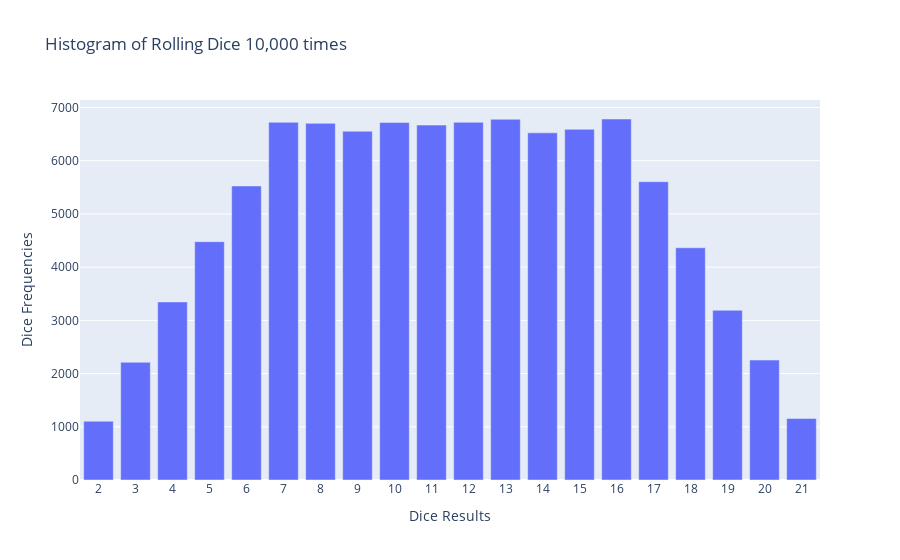

Here is the notebook cell this chart was saved with:
### Code cell
x_data=list(range(2, highest_result+1))
data=[Bar(x=x_data,y=frequencies)]

x_axis_config={"title":"Dice Results","dtick":1}
y_axis_config={"title":"Dice Frequencies"}
my_layout=Layout(title="Histogram of Rolling Dice 10,000 times",
                xaxis=x_axis_config,yaxis=y_axis_config)
offline.iplot({"data":data, "layout":my_layout},filename="Rolling dice.html")

### Figure 1 — Plotly figure (JSON) as saved in the notebook; plotly's stock layout.template omitted (floating-point values rounded to 4 significant figures)
{"data": [{"type": "bar", "x": [2, 3, 4, 5, 6, 7, 8, 9, 10, 11, 12, 13, 14, 15, 16, 17, 18, 19, 20, 21], "y": [1105, 2212, 3346, 4479, 5526, 6722, 6702, 6555, 6718, 6669, 6721, 6779, 6524, 6590, 6784, 5606, 4364, 3189, 2254, 1155]}], "layout": {"title": {"text": "Histogram of Rolling Dice 10,000 times"}, "xaxis": {"dtick": 1, "title": {"text": "Dice Results"}}, "yaxis": {"title": {"text": "Dice Frequencies"}}}}
